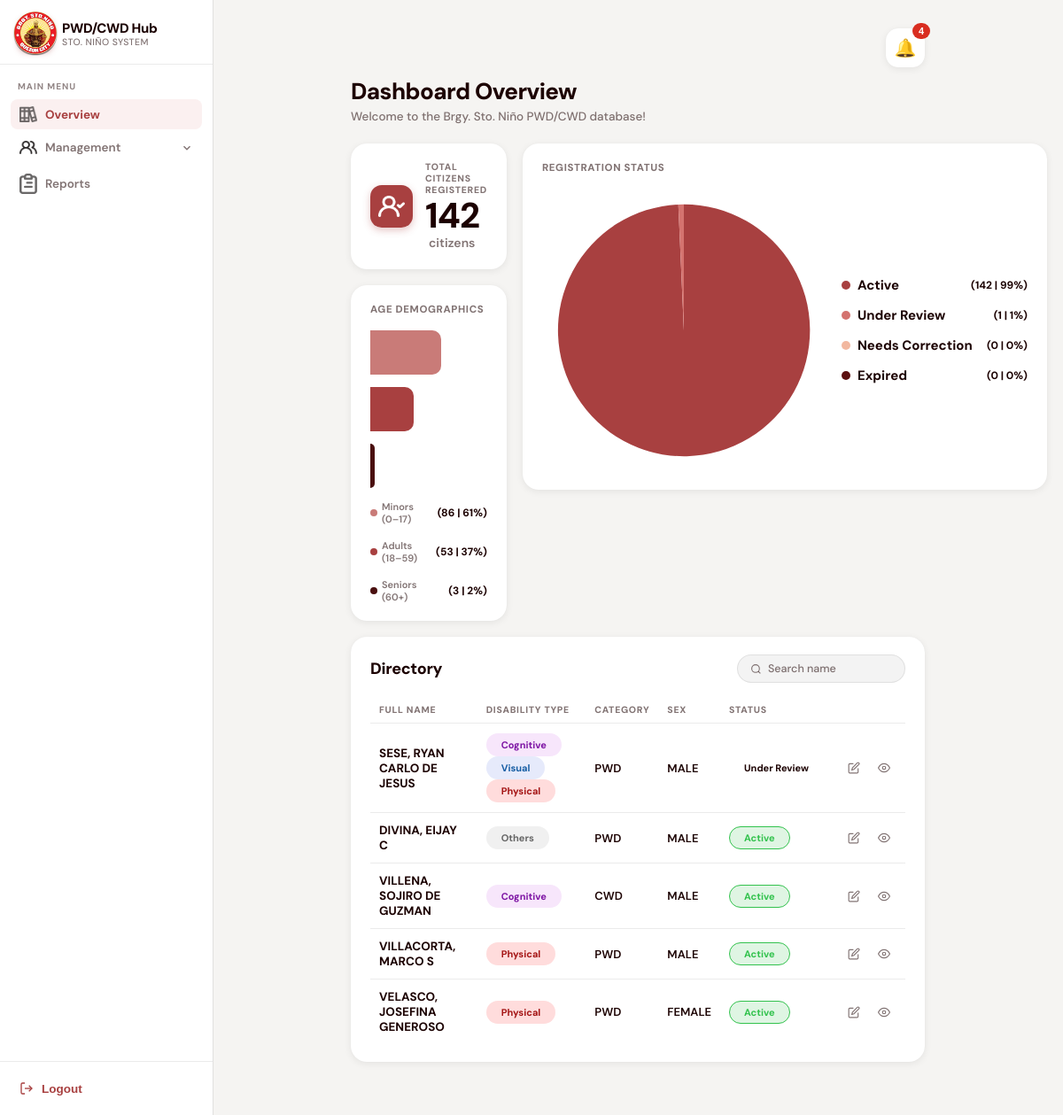
/dashboard.php, run on an earlier commit of the app's database.
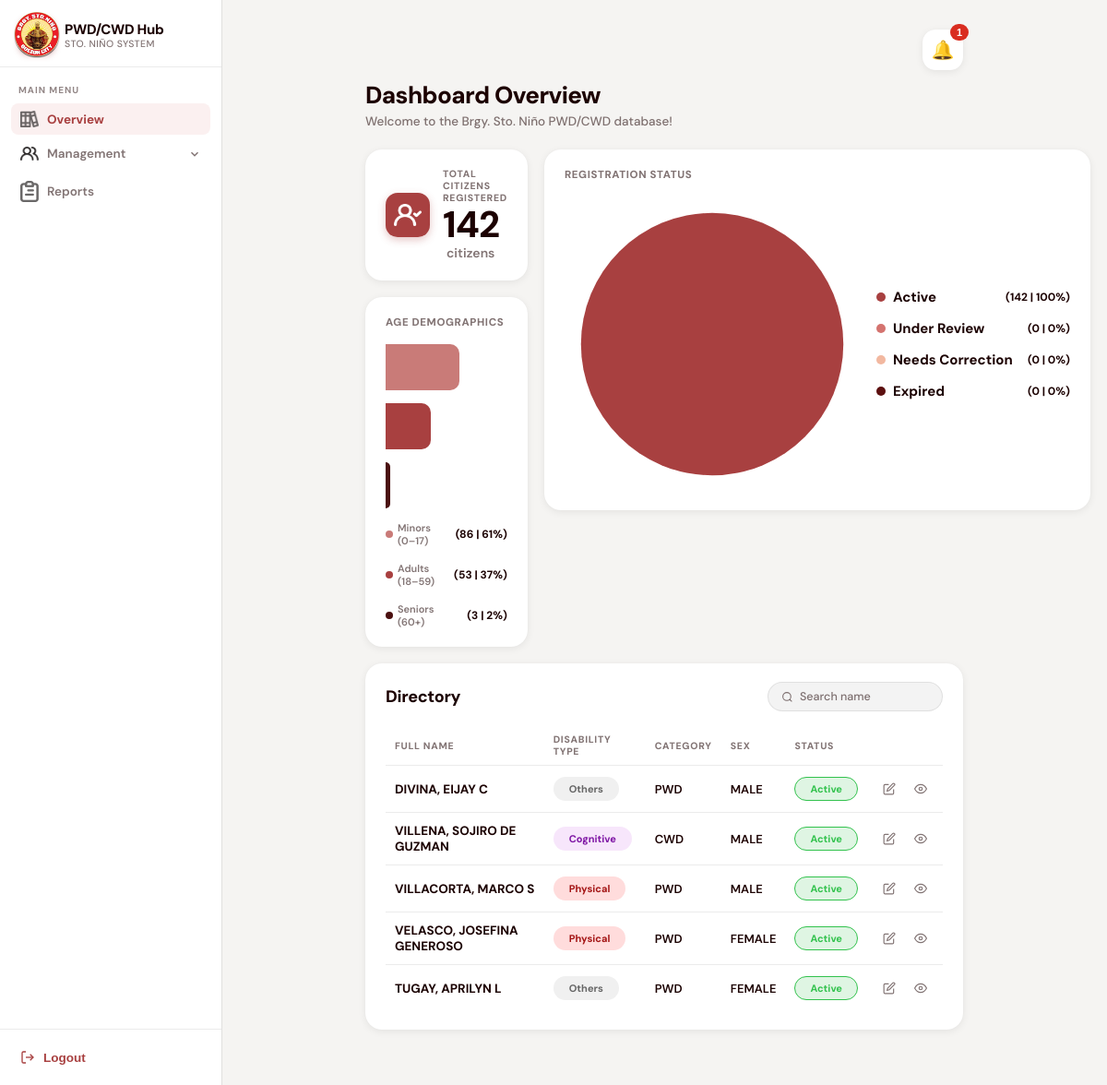
And on a later commit of the database.
### tables this page shows
CREATE TABLE `residents` (
  `ID` int(11) NOT NULL AUTO_INCREMENT,
  `first_name` varchar(255) NOT NULL,
  `middle_name` varchar(255) NOT NULL,
  `last_name` varchar(255) NOT NULL,
  `civil_status` enum('Single','Married','Widowed','Separated') NOT NULL,
  `birthdate` date NOT NULL,
  `age` int(11) NOT NULL,
  `birthplace` varchar(255) NOT NULL,
  `sex` enum('male','female') NOT NULL,
  `address` varchar(255) NOT NULL,
  `contact_num` varchar(255) NOT NULL,
  `emergency_cont` varchar(255) NOT NULL,
  `emergency_cont_num` varchar(255) NOT NULL,
  `emergency_cont_rel` varchar(255) NOT NULL,
  `socials` varchar(255) NOT NULL,
  `disablity_type` varchar(255) DEFAULT NULL,
  `disability_remarks` varchar(255) DEFAULT NULL,
  `resident_type` enum('PWD','CWD') NOT NULL,
  `guardian_name` varchar(255) NOT NULL,
  `guardian_cont_num` varchar(255) NOT NULL,
  `guardian_rel` varchar(255) NOT NULL,
  `father_name` varchar(255) NOT NULL,
  `mother_name` varchar(255) NOT NULL,
  `spouse_name` varchar(255) NOT NULL,
  `pwdid_num` varchar(255) NOT NULL,
  `control_num` varchar(255) NOT NULL,
  `idissue_date` date NOT NULL,
  `idexpiration_date` date NOT NULL,
  `profile` varchar(255) NOT NULL,
  `status` enum('Active','Pending','Expired','Under Review','Needs Correction','Rejected') DEFAULT 'Under Review',
  `med_cert` varchar(255) DEFAULT NULL,
  `correction_remarks` text DEFAULT NULL,
  PRIMARY KEY (`ID`)
);

### func/getNotifications.php (called while the page is built, shortened)
<?php
$today = date("Y-m-d");
$expired_sql = "
SELECT COUNT(*) AS total
FROM residents
WHERE idexpiration_date IS NOT NULL
AND idexpiration_date != ''
AND idexpiration_date < '$today'
";
$expired_result =
    mysqli_query($conn, $expired_sql);
$expired_ids_count =
    mysqli_fetch_assoc($expired_result)["total"] ?? 0;
$review_sql = "
SELECT COUNT(*) AS total
FROM residents
WHERE status = 'Under Review'
";
$review_result =
    mysqli_query($conn, $review_sql);
$review_count =
    mysqli_fetch_assoc($review_result)["total"] ?? 0;
$medcert_sql = "
SELECT COUNT(*) AS total
FROM residents
WHERE (med_cert IS NULL
OR med_cert = '')
AND status != 'Active'
";
$medcert_result =
    mysqli_query($conn, $medcert_sql);
$missing_medcert_count =
    mysqli_fetch_assoc($medcert_result)["total"] ?? 0;
$expiring_soon_result = mysqli_query(
    $conn,
    "SELECT COUNT(*) AS total
     FROM residents
     WHERE idexpiration_date IS NOT NULL
     AND idexpiration_date != ''
     AND DATE(idexpiration_date) BETWEEN CURDATE() AND DATE_ADD(CURDATE(), INTERVAL 1 MONTH)
     AND status != 'Expired'"
);
$expiring_soon_count =
    mysqli_fetch_assoc($expiring_soon_result)["total"] ?? 0;
$notification_count =
    $expired_ids_count +
    $expiring_soon_count +
    $review_count +
    $missing_medcert_count;
?>

### func/getDashboardData.php (called while the page is built, shortened)
<?php
require_once("db.php");
$total_result = mysqli_query($conn, "
    SELECT COUNT(*) AS total
    FROM residents
    WHERE status = 'Active'
");
$total_row = mysqli_fetch_assoc($total_result);
$total = $total_row["total"] ?? 0;
$minors_result = mysqli_query($conn, "
    SELECT COUNT(*) AS cnt FROM residents
    WHERE status = 'Active' AND age BETWEEN 0 AND 17
");
$minors_count = mysqli_fetch_assoc($minors_result)["cnt"] ?? 0;
$adults_result = mysqli_query($conn, "
    SELECT COUNT(*) AS cnt FROM residents
    WHERE status = 'Active' AND age BETWEEN 18 AND 59
");
$adults_count = mysqli_fetch_assoc($adults_result)["cnt"] ?? 0;
$seniors_result = mysqli_query($conn, "
    SELECT COUNT(*) AS cnt FROM residents
    WHERE status = 'Active' AND age >= 60
");
$seniors_count = mysqli_fetch_assoc($seniors_result)["cnt"] ?? 0;
$minors_pct  = $total > 0 ? max(4, round(($minors_count / $total) * 100)) : 0;
$adults_pct  = $total > 0 ? max(4, round(($adults_count / $total) * 100)) : 0;
$seniors_pct = $total > 0 ? max(4, round(($seniors_count / $total) * 100)) : 0;
$active_count = mysqli_fetch_assoc(mysqli_query($conn, "
    SELECT COUNT(*) AS cnt FROM residents WHERE status = 'Active'
"))["cnt"] ?? 0;
$under_review_count = mysqli_fetch_assoc(mysqli_query($conn, "
    SELECT COUNT(*) AS cnt FROM residents WHERE status = 'Under Review'
"))["cnt"] ?? 0;
$needs_correction_count = mysqli_fetch_assoc(mysqli_query($conn, "
    SELECT COUNT(*) AS cnt FROM residents WHERE status = 'Needs Correction'
"))["cnt"] ?? 0;
$expired_count = mysqli_fetch_assoc(mysqli_query($conn, "
    SELECT COUNT(*) AS cnt FROM residents WHERE status = 'Expired'
"))["cnt"] ?? 0;
$status_total = $active_count + $under_review_count + $needs_correction_count + $expired_count;
$recent_ids = $_SESSION['recent_views'] ?? [];
$status_order = "'Under Review', 'Needs Correction', 'Expired', 'Active'";
if (!empty($recent_ids)) {
    $reversed_recents = array_reverse($recent_ids);
    $id_list = implode(',', array_map('intval', $reversed_recents));
    $query = "SELECT * FROM residents
              ORDER BY
                FIELD(status, $status_order) ASC,
                FIELD(ID, $id_list) DESC,
                ID DESC";
} else {
    $query = "SELECT * FROM residents
              ORDER BY
                FIELD(status, $status_order) ASC,
                ID DESC";
}
$residents_result = mysqli_query($conn, $query);
function badgeClass($type) {
    $map = [
        "cognitive"    => "badge-cognitive",
        "visual"       => "badge-visual",
        "physical"     => "badge-physical",
        "auditory"     => "badge-auditory",
        "speech"       => "badge-speech",
        "psychosocial" => "badge-psycho",
        "others"       => "badge-others",
    ];
    $key = strtolower(trim(explode(",", $type)[0]));
    return $map[$key] ?? "badge-physical";
}
?>

### dashboard.php (the view, shortened to what this page needs)
<?php require_once("func/getDashboardData.php");
require_once("func/db.php");
require_once("func/getNotifications.php");
?>
<!DOCTYPE html>
<html lang="en">
<head>
<link rel="stylesheet" href="css/dashboard.css" />
</head>
<body>
<aside class="sidebar">
  <div class="sidebar-brand">
    <div class="brand-icon">
      <img src="assets/barangay-logo.png" width="50">
    </div>
    <div class="brand-text">
      <span class="brand-name">PWD/CWD Hub</span>
      <span class="brand-sub">Sto. Niño System</span>
    </div>
  </div>
  <nav class="sidebar-nav">
    <div class="nav-section-label">Main Menu</div>
    <div class="nav-group">
      <a class="nav-item active" href="dashboard.php">
        <img src="assets/overviewicon.png" width="20">
        Overview
      </a>
    </div>
    <div class="nav-group">
      <a class="nav-item open" href="#" onclick="toggleMenu(event,'mgmt-sub')">
        <img src="assets/users.png" width="20">
        Management
        <svg class="chevron" viewBox="0 0 24 24"><polyline points="6 15 12 9 18 15"/></svg>
      </a>
    </div>
    <div class="nav-group">
      <a class="nav-item" href="reports.php">
        <img src="assets/reporticon.png" width="20">
        Reports
      </a>
    </div>
  </nav>
  <div class="sidebar-footer">
    <button class="logout-btn" onclick="logout()">
      <svg viewBox="0 0 24 24"><path d="M9 21H5a2 2 0 0 1-2-2V5a2 2 0 0 1 2-2h4"/><polyline points="16 17 21 12 16 7"/><line x1="21" y1="12" x2="9" y2="12"/></svg>
      Logout
    </button>
  </div>
</aside>
<div class="main">
  <div class="top-actions">
  <div class="notification-wrap">
    <button class="notification-btn" onclick="toggleNotifications(event)">
      🔔
      <?php if ($notification_count > 0): ?>
        <span class="notification-badge">
          <?= $notification_count ?>
        </span>
      <?php endif; ?>
    </button>
  </div>
</div>
  <h1 class="page-title">Dashboard Overview</h1>
  <p class="page-sub">Welcome to the Brgy. Sto. Niño PWD/CWD database!</p>
  <div class="chart-row">
    <div class="chart-comb">
      <div class="stat-card">
        <div class="stat-header">
          <div class="stat-icon">
            <img src="assets/users2icon.png" width="30">
          </div>
          <div>
            <div class="stat-label">Total Citizens Registered</div>
            <div>
              <span class="stat-number"><?php echo $total; ?></span>
              <span class="stat-unit">citizens</span>
            </div>
          </div>
        </div>
      </div>
      <div class="chart-card">
        <div class="chart-title">Age Demographics</div>
        <div class="bar-chart">
          <div class="bar-row">
            <div class="bar-track">
              <div class="bar-fill" style="width:<?php echo $minors_pct; ?>%; background:#C97B78;"></div>
            </div>
          </div>
          <div class="bar-row">
            <div class="bar-track">
              <div class="bar-fill" style="width:<?php echo $adults_pct; ?>%; background:#A84040;"></div>
            </div>
          </div>
          <div class="bar-row">
            <div class="bar-track">
              <div class="bar-fill" style="width:<?php echo $seniors_pct; ?>%; background:#4A1010;"></div>
            </div>
          </div>
        </div>
        <div class="bar-legend">
          <div class="legend-item">
            <div class="legend-dot" style="background:#C97B78;"></div>
            Minors (0–17)
            <span class="legend-stat">(<?php echo $minors_count; ?> | <?php echo $total > 0 ? round(($minors_count / $total) * 100) : 0; ?>%)</span>
          </div>
          <div class="legend-item">
            <div class="legend-dot" style="background:#A84040;"></div>
            Adults (18–59)
            <span class="legend-stat">(<?php echo $adults_count; ?> | <?php echo $total > 0 ? round(($adults_count / $total) * 100) : 0; ?>%)</span>
          </div>
          <div class="legend-item">
            <div class="legend-dot" style="background:#4A1010;"></div>
            Seniors (60+)
            <span class="legend-stat">(<?php echo $seniors_count; ?> | <?php echo $total > 0 ? round(($seniors_count / $total) * 100) : 0; ?>%)</span>
          </div>
        </div>
      </div>
    </div>
<div class="chart-card">
  <div class="chart-title">Registration Status</div>
  <div class="pie-wrap">
    <svg width="320" height="320" viewBox="0 0 180 180">
      <?php if ($status_total > 0): ?>
  <?php if ($active_count == $status_total): ?>
    <circle cx="90" cy="90" r="80" fill="#A84040"/>
  <?php elseif ($under_review_count == $status_total): ?>
    <circle cx="90" cy="90" r="80" fill="#D4736F"/>
  <?php elseif ($needs_correction_count == $status_total): ?>
    <circle cx="90" cy="90" r="80" fill="#F2B8A0"/>
  <?php elseif ($expired_count == $status_total): ?>
    <circle cx="90" cy="90" r="80" fill="#5C1010"/>
  <?php else: ?>
    <?php if ($active_count > 0): ?>
      <path class="pie-slice" d="<?= $active_path ?>" fill="#A84040"/>
    <?php endif; ?>
    <?php if ($under_review_count > 0): ?>
      <path class="pie-slice" d="<?= $under_review_path ?>" fill="#D4736F"/>
    <?php endif; ?>
    <?php if ($needs_correction_count > 0): ?>
      <path class="pie-slice" d="<?= $needs_correction_path ?>" fill="#F2B8A0"/>
    <?php endif; ?>
    <?php if ($expired_count > 0): ?>
      <path class="pie-slice" d="<?= $expired_path ?>" fill="#5C1010"/>
    <?php endif; ?>
  <?php endif; ?>
<?php else: ?>
  <circle cx="90" cy="90" r="80" fill="#eee"/>
<?php endif; ?>
    </svg>
    <div class="pie-legend">
      <div class="pie-legend-item">
        <div class="pie-dot" style="background:#A84040;"></div>
        Active
        <span class="legend-stat">
          (<?= $active_count ?>
          |
          <?= $status_total > 0 ? round(($active_count / $status_total) * 100) : 0 ?>%)
        </span>
      </div>
      <div class="pie-legend-item">
        <div class="pie-dot" style="background:#D4736F;"></div>
        Under Review
        <span class="legend-stat">
          (<?= $under_review_count ?>
          |
          <?= $status_total > 0 ? round(($under_review_count / $status_total) * 100) : 0 ?>%)
        </span>
      </div>
      <div class="pie-legend-item">
        <div class="pie-dot" style="background:#F2B8A0;"></div>
        Needs Correction
        <span class="legend-stat">
          (<?= $needs_correction_count ?>
          |
          <?= $status_total > 0 ? round(($needs_correction_count / $status_total) * 100) : 0 ?>%)
        </span>
      </div>
      <div class="pie-legend-item">
        <div class="pie-dot" style="background:#5C1010;"></div>
        Expired
        <span class="legend-stat">
          (<?= $expired_count ?>
          |
          <?= $status_total > 0 ? round(($expired_count / $status_total) * 100) : 0 ?>%)
        </span>
      </div>
    </div>
  </div>
</div>
  </div>
  <div class="dir-card">
    <div class="dir-header">
      <div class="dir-title">Directory</div>
      <div class="search-wrap">
        <svg viewBox="0 0 24 24"><circle cx="11" cy="11" r="8"/><line x1="21" y1="21" x2="16.65" y2="16.65"/></svg>
        <input type="text" id="searchInput" placeholder="Search name" oninput="filterTable()">
      </div>
    </div>
    <table>
      <thead>
        <tr>
          <th>Full Name</th>
          <th>Disability Type</th>
          <th>Category</th>
          <th>Sex</th>
          <th>Status</th>
          <th></th>
        </tr>
      </thead>
      <tbody id="residentTable">
        <?php
        $display_count = 0;
        while ($user = mysqli_fetch_assoc($residents_result)):
          if ($display_count == 5) break;
          $display_count++;
          $full_name = htmlspecialchars(
            $user['last_name'] . ", " . $user['first_name'] . " " . $user['middle_name']
          );
          $disability = htmlspecialchars($user['disablity_type'] ?? '—');
          $category   = htmlspecialchars($user['resident_type'] ?? '—');
          $sex        = htmlspecialchars(strtoupper($user['sex'] ?? '—'));
          $status     = htmlspecialchars($user['status'] ?? 'Pending');
          $status_cls = "status-" . strtolower($status);
        ?>
          <tr>
            <td class="td-name"><?php echo $full_name; ?></td>
            <td>
              <?php
                $types = explode(",", $disability);
                foreach ($types as $t):
                  $t = trim($t);
                  if ($t):
              ?>
                <span class="badge <?php echo badgeClass($t); ?>"><?php echo htmlspecialchars($t); ?></span>
              <?php endif; endforeach; ?>
            </td>
            <td><?php echo $category; ?></td>
            <td><?php echo $sex; ?></td>
            <td><span class="status <?php echo $status_cls; ?>"><?php echo $status; ?></span></td>
            <td>
              <div class="actions">
                <button class="action-btn" title="Edit" onclick="window.location.href='editResident.php?id=<?= $user['ID'] ?>'">
                    <svg width="18" height="18" viewBox="0 0 24 24" fill="none" stroke="currentColor" stroke-width="2"><path d="M11 4H4a2 2 0 0 0-2 2v14a2 2 0 0 0 2 2h14a2 2 0 0 0 2-2v-7"/><path d="M18.5 2.5a2.121 2.121 0 0 1 3 3L12 15l-4 1 1-4 9.5-9.5z"/></svg>
                  </button>
                  <button class="action-btn" title="View" onclick="window.location.href='viewprofile.php?id=<?= $user['ID'] ?>'">
                    <svg width="18" height="18" viewBox="0 0 24 24" fill="none" stroke="currentColor" stroke-width="2"><path d="M1 12s4-8 11-8 11 8 11 8-4 8-11 8-11-8-11-8z"/><circle cx="12" cy="12" r="3"/></svg>
                  </button>
              </div>
            </td>
          </tr>
        <?php endwhile; ?>
      </tbody>
    </table>
  </div>
</div>
</body>
</html>

What changed in the data, as far as the page shows it:
removed residents: full_name "SESE, RYAN CARLO DE JESUS", disablity_type "Cognitive", disablity_type "Visual", disablity_type "Physical", resident_type "PWD", sex "MALE", status "Under Review", shown under "Dashboard Overview"
now on this page (row unchanged): residents: full_name "TUGAY, APRILYN L", disablity_type "Others", resident_type "PWD", sex "FEMALE", status "Active"
Also different on the page:
$notification_count: "4" → "1"
$under_review_count: "1" → "0"
text no longer shown: "99 1"
text now shown: "100 0"
